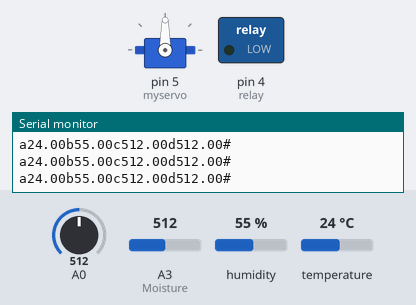
Bench run of a sketch on a simulated Arduino Uno, built with avr-gcc and run on an emulated ATmega328P. On the bench: servo, switched loads named in the sketch (green lamp = pin HIGH), the last lines printed to the serial monitor. Inputs (shaded band) come from the test bench; at power-on: A0 = 512, A3 (Moisture) = 512, humidity 55 %, temperature 24 °C.

Above: at 1.2 s.
1.3 s: A0 set to 190
At 1.59 s:
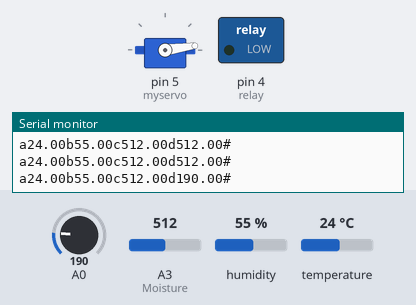
4.3 s: A3 (Moisture) set to 785
7.3 s: A3 (Moisture) set to 807
At 8.9 s:
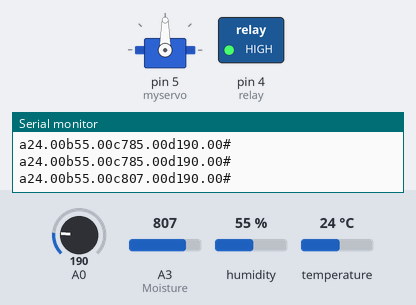
Timing chart, 0 to 10.4 s (numbered marks = the images above; inputs shaded):
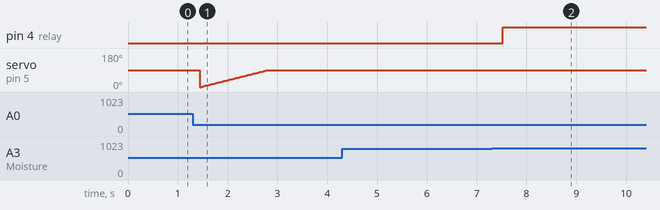

The sketch:

Arduino_test_1.ino
```cpp
#include<Servo.h>//舵机头文件
#include<DFRobot_DHT11.h>//温湿度头文件
#include<SoftwareSerial.h>


SoftwareSerial mySerial(8,9);//RX,TX

int b=0;
int b1=0;
char c=0;
char c1=0;

//温湿度模块
DFRobot_DHT11 DHT;
#define DHT11_PIN 6
//舵机模块
Servo myservo;

int pos = 0;//舵机的旋转角度
//土壤传感器
#define Moisture A3     //定义A0引脚为A3
#define D0 7            //定义D0引脚为7
//继电器模块
#define relay 4

//挡光板是否旋转，默认为未旋转
int turnaround = 0;

//光敏电阻
int sunBarrier = 0;

//是否需要浇水
int needWater = 0;

float Temp = 0;//温度
float airHumi = 0;//湿度

float soilHumidity = 0;//土壤湿度

 float data1=0;//要发送的数据,温度
 float data2=0;//要发送的数据，空气湿度
 float data3=0;//要发送的数据，土壤湿度
 float data4=0;//要发送的数据，阳光相对值
 float sunindex;//热指数

void setup()
{
  mySerial.begin(115200);
pinMode(relay,OUTPUT);//设置继电器的引脚为output
//digitalWrite(relay,LOW);

Serial.begin(9600);

//初始化土壤湿度模块
pinMode(Moisture,INPUT);
pinMode(D0,INPUT);

}


void loop()
{
DHT.read(DHT11_PIN);
myservo.attach(5);//舵机初始化
//阳光
sunBarrier = analogRead(A0);


soilHumidity = analogRead(Moisture);

if(soilHumidity>=800)
{
  needWater = 1;
}

airHumi = DHT.humidity;
//温度数据
Temp = DHT.temperature;

//Serial.println(airHumi);
//Serial.println(Temp);

data1 = Temp;
data2 = airHumi;
data3 = soilHumidity;
data4 = sunBarrier;

sunindex = Temp+(airHumi*0.1);

transmit();//发送数据

sendEverything();


//缺水响应，控制继电器，水泵抽水
if(needWater)
{
digitalWrite(relay,HIGH);
delay(10000);
digitalWrite(relay,LOW);
delay(1000);
needWater = 0;
}

//光照过强，控制舵机进行遮阳处理
if(sunBarrier<=200)//当光敏电阻检测为强光
{
  for(pos;pos<=90;pos++)
  {
    myservo.write(pos);
    delay(15);
  }
turnaround = 1;//已经旋转了
}
//当光照比较弱时，自动旋转回来
if(sunBarrier>=200 && turnaround == 1)
{
  for(pos;pos>=0;pos--)
  {
    myservo.write(pos);
    delay(15);
  }
turnaround = 0;//设置为未旋转状态
}


}

void transmit(){


        Serial.print('a');
        Serial.print(data1);
        Serial.print('b');
        Serial.print(data2);
        Serial.print('c');
        Serial.print(data3);
        Serial.print('d');
        Serial.print(data4);
        Serial.println('#');
        delay(100);
        //发送"a数据1b数据2c数据3#"的字符串必须停顿100毫秒

  }

void SendtoVGUS(int x)//转变数据变量地址 格式
  {

  int v1=x;
  b=v1/256;
  b1=v1 %256;
  c=b;
  c1=b1;
  }

    void sendEverything()
  {
    SendtoVGUS(sunBarrier);
    mySerial.write(0x5A);
    mySerial.write(0xA5);
    mySerial.write(0x05);
    mySerial.write(0x82);
    mySerial.write(0x10);
    mySerial.write(0x10);
    mySerial.write(c);
    mySerial.write(c1);

    SendtoVGUS(Temp);
    mySerial.write(0x5A);
    mySerial.write(0xA5);
    mySerial.write(0x05);
    mySerial.write(0x82);
    mySerial.write(0x10);
    mySerial.write(0x20);
    mySerial.write(c);
    mySerial.write(c1);

    SendtoVGUS(airHumi);
    mySerial.write(0x5A);
    mySerial.write(0xA5);
    mySerial.write(0x05);
    mySerial.write(0x82);
    mySerial.write(0x10);
    mySerial.write(0x30);
    mySerial.write(c);
    mySerial.write(c1);

    SendtoVGUS(sunindex);
    mySerial.write(0x5A);
    mySerial.write(0xA5);
    mySerial.write(0x05);
    mySerial.write(0x82);
    mySerial.write(0x10);
    mySerial.write(0x40);
    mySerial.write(c);
    mySerial.write(c1);

    SendtoVGUS(soilHumidity);
    mySerial.write(0x5A);
    mySerial.write(0xA5);
    mySerial.write(0x05);
    mySerial.write(0x82);
    mySerial.write(0x10);
    mySerial.write(0x50);
    mySerial.write(c);
    mySerial.write(c1);

  }
```

Measured:
- the behaviour switches between 799 and 800 on A3 (Moisture) (found by bisection; images 1 and 2)
- after the input at 7.3 s, pin 4 (relay): LOW → HIGH after 0.22 s
